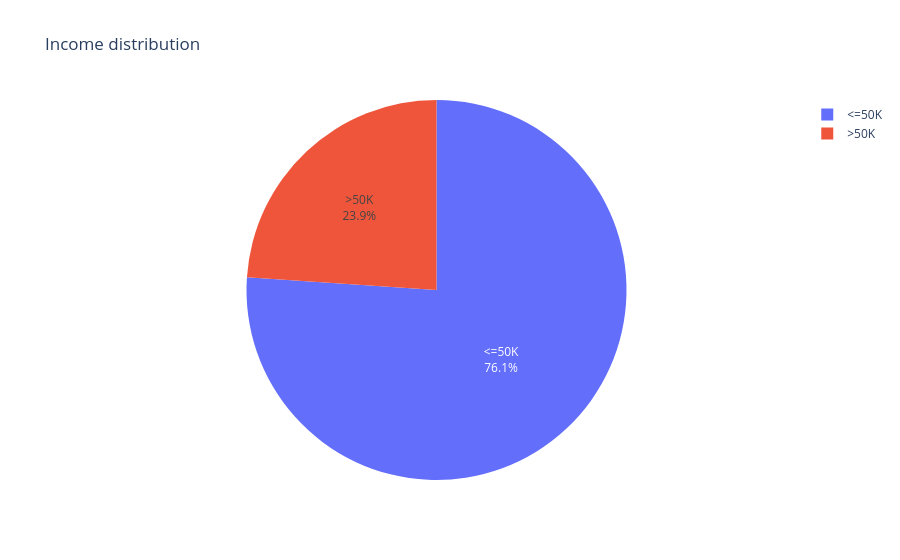

The notebook cell saved with this chart:
### Code cell
# Exemple : tracer un graphique camembert
fig = px.pie(
    label_distribution, 
    names='income',      # Les segments
    values='count',      # Taille de chaque segment
    title='Income distribution',
    labels={'income': 'Income', 'count': 'Count'},
)

fig.update_traces(textinfo='percent+label')  # Afficher pourcentage + libellé

fig.show()  # Affiche dans le navigateur

### Figure 1 — Plotly figure (JSON) as saved in the notebook; plotly's stock layout.template omitted (floating-point values rounded to 4 significant figures)
{"data": [{"domain": {"x": [0, 1], "y": [0, 1]}, "hovertemplate": "Income=%{label}<br>Count=%{value}<extra></extra>", "labels": ["<=50K", ">50K"], "legendgroup": "", "name": "", "showlegend": true, "textinfo": "percent+label", "type": "pie", "values": [37155, 11687]}], "layout": {"legend": {"tracegroupgap": 0}, "title": {"text": "Income distribution"}}}
